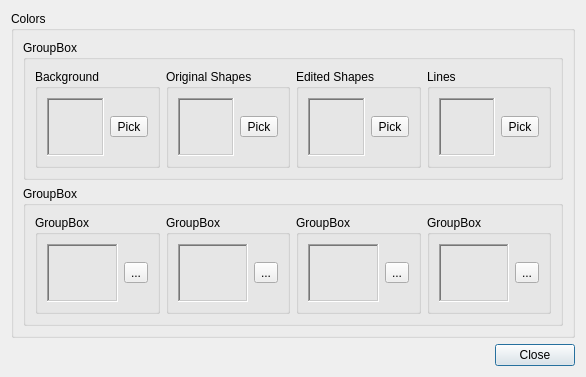
<?xml version="1.0" encoding="UTF-8"?>
<ui version="4.0">
 <class>settingsDialog</class>
 <widget class="QDialog" name="settingsDialog">
  <property name="geometry">
   <rect>
    <x>0</x>
    <y>0</y>
    <width>586</width>
    <height>377</height>
   </rect>
  </property>
  <property name="windowTitle">
   <string>Dialog</string>
  </property>
  <layout class="QVBoxLayout" name="verticalLayout_2">
   <item>
    <widget class="QGroupBox" name="colorsGroupBox">
     <property name="sizePolicy">
      <sizepolicy hsizetype="Expanding" vsizetype="Preferred">
       <horstretch>0</horstretch>
       <verstretch>0</verstretch>
      </sizepolicy>
     </property>
     <property name="minimumSize">
      <size>
       <width>400</width>
       <height>0</height>
      </size>
     </property>
     <property name="title">
      <string>Colors</string>
     </property>
     <layout class="QVBoxLayout" name="verticalLayout">
      <item>
       <widget class="QGroupBox" name="previewColorsGroupBox">
        <property name="sizePolicy">
         <sizepolicy hsizetype="Expanding" vsizetype="Preferred">
          <horstretch>0</horstretch>
          <verstretch>0</verstretch>
         </sizepolicy>
        </property>
        <property name="title">
         <string>GroupBox</string>
        </property>
        <layout class="QHBoxLayout" name="horizontalLayout_10">
         <item>
          <widget class="QGroupBox" name="groupBox_5">
           <property name="minimumSize">
            <size>
             <width>112</width>
             <height>0</height>
            </size>
           </property>
           <property name="title">
            <string>Background</string>
           </property>
           <layout class="QHBoxLayout" name="horizontalLayout_6">
            <item>
             <widget class="QFrame" name="backgroundColorFrame">
              <property name="frameShape">
               <enum>QFrame::WinPanel</enum>
              </property>
              <property name="frameShadow">
               <enum>QFrame::Sunken</enum>
              </property>
             </widget>
            </item>
            <item>
             <widget class="QToolButton" name="backgroundColorChooser">
              <property name="text">
               <string>Pick</string>
              </property>
              <property name="icon">
               <iconset resource="resources.qrc">
                <normaloff>:/res/color_pick</normaloff>:/res/color_pick</iconset>
              </property>
             </widget>
            </item>
           </layout>
          </widget>
         </item>
         <item>
          <widget class="QGroupBox" name="groupBox_6">
           <property name="minimumSize">
            <size>
             <width>112</width>
             <height>0</height>
            </size>
           </property>
           <property name="title">
            <string>Original Shapes</string>
           </property>
           <layout class="QHBoxLayout" name="horizontalLayout_7">
            <item>
             <widget class="QFrame" name="flashColorFrame">
              <property name="frameShape">
               <enum>QFrame::WinPanel</enum>
              </property>
              <property name="frameShadow">
               <enum>QFrame::Sunken</enum>
              </property>
             </widget>
            </item>
            <item>
             <widget class="QToolButton" name="flashColorChooser">
              <property name="text">
               <string>Pick</string>
              </property>
              <property name="icon">
               <iconset resource="resources.qrc">
                <normaloff>:/res/color_pick</normaloff>:/res/color_pick</iconset>
              </property>
             </widget>
            </item>
           </layout>
          </widget>
         </item>
         <item>
          <widget class="QGroupBox" name="groupBox_7">
           <property name="minimumSize">
            <size>
             <width>112</width>
             <height>0</height>
            </size>
           </property>
           <property name="title">
            <string>Edited Shapes</string>
           </property>
           <layout class="QHBoxLayout" name="horizontalLayout_8">
            <item>
             <widget class="QFrame" name="adjustmentColorFrame">
              <property name="frameShape">
               <enum>QFrame::WinPanel</enum>
              </property>
              <property name="frameShadow">
               <enum>QFrame::Sunken</enum>
              </property>
             </widget>
            </item>
            <item>
             <widget class="QToolButton" name="adjustmentColorChooser">
              <property name="text">
               <string>Pick</string>
              </property>
              <property name="icon">
               <iconset resource="resources.qrc">
                <normaloff>:/res/color_pick</normaloff>:/res/color_pick</iconset>
              </property>
             </widget>
            </item>
           </layout>
          </widget>
         </item>
         <item>
          <widget class="QGroupBox" name="groupBox_8">
           <property name="minimumSize">
            <size>
             <width>112</width>
             <height>0</height>
            </size>
           </property>
           <property name="title">
            <string>Lines</string>
           </property>
           <layout class="QHBoxLayout" name="horizontalLayout_9">
            <item>
             <widget class="QFrame" name="lineColorFrame">
              <property name="frameShape">
               <enum>QFrame::WinPanel</enum>
              </property>
              <property name="frameShadow">
               <enum>QFrame::Sunken</enum>
              </property>
             </widget>
            </item>
            <item>
             <widget class="QToolButton" name="lineColorChooser">
              <property name="text">
               <string>Pick</string>
              </property>
              <property name="icon">
               <iconset resource="resources.qrc">
                <normaloff>:/res/color_pick</normaloff>:/res/color_pick</iconset>
              </property>
             </widget>
            </item>
           </layout>
          </widget>
         </item>
        </layout>
       </widget>
      </item>
      <item>
       <widget class="QGroupBox" name="uiColorsGroupBox">
        <property name="sizePolicy">
         <sizepolicy hsizetype="Expanding" vsizetype="Preferred">
          <horstretch>0</horstretch>
          <verstretch>0</verstretch>
         </sizepolicy>
        </property>
        <property name="title">
         <string>GroupBox</string>
        </property>
        <layout class="QHBoxLayout" name="horizontalLayout">
         <item>
          <widget class="QGroupBox" name="groupBox">
           <property name="minimumSize">
            <size>
             <width>112</width>
             <height>0</height>
            </size>
           </property>
           <property name="title">
            <string>GroupBox</string>
           </property>
           <layout class="QHBoxLayout" name="horizontalLayout_2">
            <item>
             <widget class="QFrame" name="frame">
              <property name="frameShape">
               <enum>QFrame::WinPanel</enum>
              </property>
              <property name="frameShadow">
               <enum>QFrame::Sunken</enum>
              </property>
             </widget>
            </item>
            <item>
             <widget class="QToolButton" name="toolButton">
              <property name="text">
               <string>...</string>
              </property>
             </widget>
            </item>
           </layout>
          </widget>
         </item>
         <item>
          <widget class="QGroupBox" name="groupBox_4">
           <property name="minimumSize">
            <size>
             <width>112</width>
             <height>0</height>
            </size>
           </property>
           <property name="title">
            <string>GroupBox</string>
           </property>
           <layout class="QHBoxLayout" name="horizontalLayout_5">
            <item>
             <widget class="QFrame" name="frame_4">
              <property name="frameShape">
               <enum>QFrame::WinPanel</enum>
              </property>
              <property name="frameShadow">
               <enum>QFrame::Sunken</enum>
              </property>
             </widget>
            </item>
            <item>
             <widget class="QToolButton" name="toolButton_4">
              <property name="text">
               <string>...</string>
              </property>
             </widget>
            </item>
           </layout>
          </widget>
         </item>
         <item>
          <widget class="QGroupBox" name="groupBox_2">
           <property name="minimumSize">
            <size>
             <width>112</width>
             <height>0</height>
            </size>
           </property>
           <property name="title">
            <string>GroupBox</string>
           </property>
           <layout class="QHBoxLayout" name="horizontalLayout_3">
            <item>
             <widget class="QFrame" name="frame_2">
              <property name="frameShape">
               <enum>QFrame::WinPanel</enum>
              </property>
              <property name="frameShadow">
               <enum>QFrame::Sunken</enum>
              </property>
             </widget>
            </item>
            <item>
             <widget class="QToolButton" name="toolButton_2">
              <property name="text">
               <string>...</string>
              </property>
             </widget>
            </item>
           </layout>
          </widget>
         </item>
         <item>
          <widget class="QGroupBox" name="groupBox_3">
           <property name="minimumSize">
            <size>
             <width>112</width>
             <height>0</height>
            </size>
           </property>
           <property name="title">
            <string>GroupBox</string>
           </property>
           <layout class="QHBoxLayout" name="horizontalLayout_4">
            <item>
             <widget class="QFrame" name="frame_3">
              <property name="frameShape">
               <enum>QFrame::WinPanel</enum>
              </property>
              <property name="frameShadow">
               <enum>QFrame::Sunken</enum>
              </property>
             </widget>
            </item>
            <item>
             <widget class="QToolButton" name="toolButton_3">
              <property name="text">
               <string>...</string>
              </property>
             </widget>
            </item>
           </layout>
          </widget>
         </item>
        </layout>
       </widget>
      </item>
     </layout>
    </widget>
   </item>
   <item>
    <widget class="QDialogButtonBox" name="buttonBox">
     <property name="orientation">
      <enum>Qt::Horizontal</enum>
     </property>
     <property name="standardButtons">
      <set>QDialogButtonBox::Close</set>
     </property>
    </widget>
   </item>
  </layout>
 </widget>
 <resources>
  <include location="resources.qrc"/>
 </resources>
 <connections>
  <connection>
   <sender>buttonBox</sender>
   <signal>clicked(QAbstractButton*)</signal>
   <receiver>settingsDialog</receiver>
   <slot>close()</slot>
   <hints>
    <hint type="sourcelabel">
     <x>246</x>
     <y>279</y>
    </hint>
    <hint type="destinationlabel">
     <x>246</x>
     <y>149</y>
    </hint>
   </hints>
  </connection>
 </connections>
</ui>
